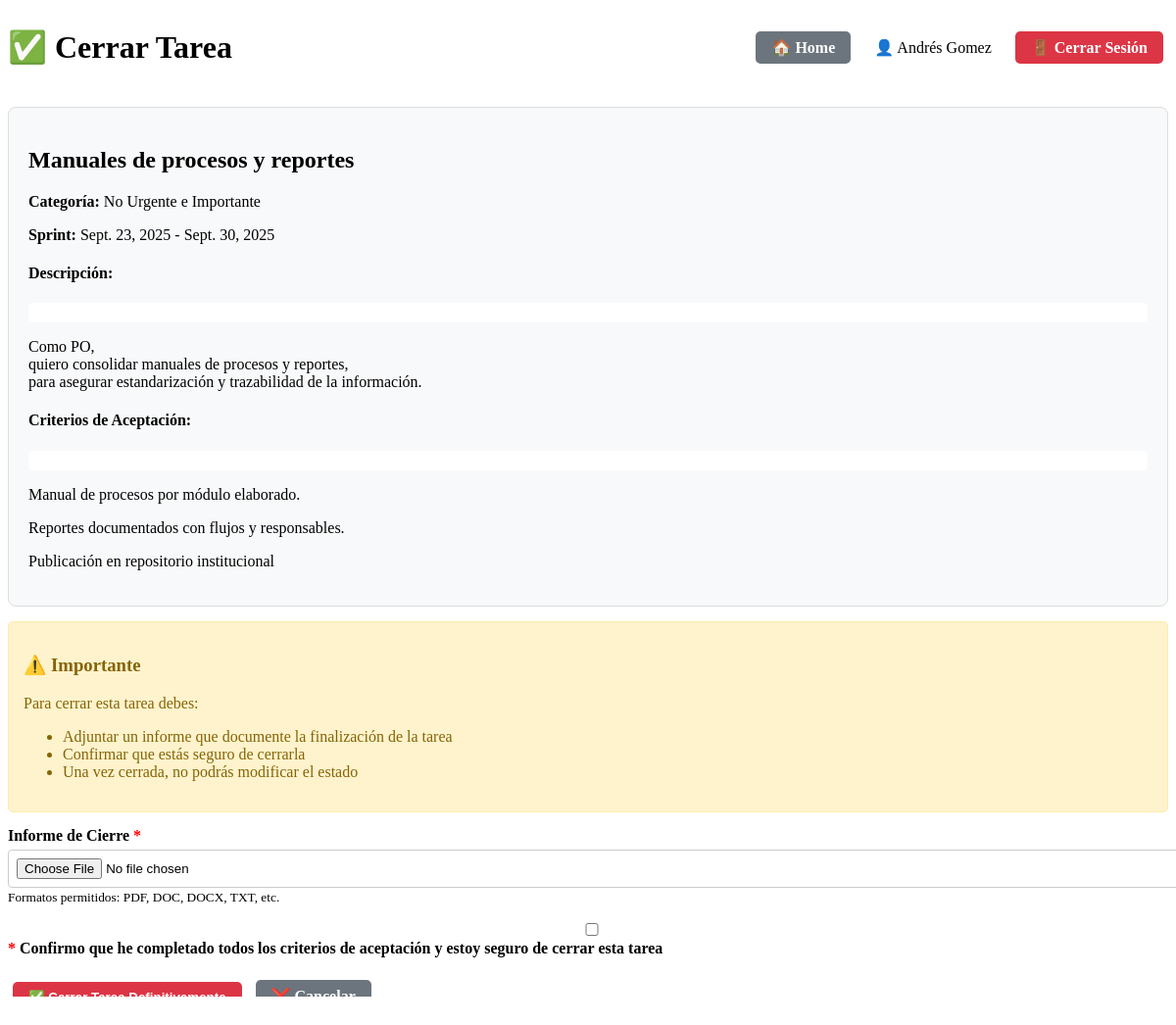
/tarea/296/cerrar/ (signed in), run on the app's committed database.
### backlog/models.py (models this page shows, shortened)
class Tarea(models.Model):
    MATRIZ_CHOICES = [
        ("UI", "Urgente e Importante"),
        ("NUI", "No Urgente e Importante"),
        ("UNI", "Urgente y No Importante"),
        ("NUNI", "No Urgente y No Importante"),
    ]
    ESTADO_CHOICES = [
        ("NUEVO", "Nuevo"),
        ("APROBADO", "Aprobado"),
        ("EN_PROGRESO", "En Progreso"),
        ("COMPLETADO", "Completado"),
        ("BLOQUEADO", "Bloqueado"),
    ]
    titulo = models.CharField(max_length=200)
    descripcion = models.TextField(blank=True)
    criterios_aceptacion = models.TextField(
        blank=True,
        help_text="Criterios que deben cumplirse para cerrar esta tarea"
    )
    categoria = models.CharField(max_length=4, choices=MATRIZ_CHOICES)
    estado = models.CharField(
        max_length=20,
        choices=ESTADO_CHOICES,
        default="NUEVO",
        help_text="Estado actual de la tarea en el workflow"
    )
    asignado_a = models.ForeignKey(
        Integrante,
        on_delete=models.SET_NULL,
        null=True,
        blank=True,
        related_name="tareas_asignadas"
    )
    sprint = models.ForeignKey(Sprint, on_delete=models.CASCADE)
    completada = models.BooleanField(default=False)
    fecha_cierre = models.DateTimeField(null=True, blank=True)
    informe_cierre = models.FileField(
        upload_to="informes_cierre/",
        blank=True,
        null=True,
        help_text="Archivo requerido para cerrar la tarea"
    )

class Sprint(models.Model):
    nombre = models.CharField(max_length=50, default="Sprint")
    inicio = models.DateField()
    fin = models.DateField()

### backlog/views.py (the view, shortened to what this page needs)
# urls.py: path("tarea/<int:tarea_id>/cerrar/", views.cerrar_tarea, name="cerrar_tarea"),  # Cerrar
@login_required
def cerrar_tarea(request, tarea_id):
    tarea = get_object_or_404(Tarea, id=tarea_id)
    if tarea.asignado_a and tarea.asignado_a.user != request.user:
        messages.error(request, "❌ Solo puedes cerrar tus propias tareas.")
        return redirect("backlog_lista")
    if tarea.completada:
        messages.warning(request, "⚠️ Esta tarea ya está cerrada.")
        return redirect("backlog_lista")
    return render(request, "backlog/cerrar_tarea.html", {"tarea": tarea})

### backlog/templates/backlog/cerrar_tarea.html (shortened to what this page needs)
{% load static %}
<!DOCTYPE html>
<html>
<head>
</head>
<body>
    <div style="display: flex; justify-content: space-between; align-items: center; margin-bottom: 20px;">
        <h1>✅ Cerrar Tarea</h1>
        {% if request.user.is_authenticated %}
        <div style="text-align: right;">
            <a href="{% url 'home' %}" class="btn btn-secondary">🏠 Home</a>
            <span style="margin: 0 15px;">👤 {{ request.user.first_name|default:request.user.username }}</span>
            <a href="{% url 'logout' %}" class="btn btn-danger">🚪 Cerrar Sesión</a>
        </div>
        {% endif %}
    </div>
    <div class="card">
        <h2>{{ tarea.titulo }}</h2>
        <p><strong>Categoría:</strong> {{ tarea.get_categoria_display }}</p>
        <p><strong>Sprint:</strong> {{ tarea.sprint.inicio }} - {{ tarea.sprint.fin }}</p>
        {% if tarea.descripcion %}
        <div style="margin: 15px 0;">
            <h4>Descripción:</h4>
            <p style="background: white; padding: 10px; border-radius: 5px;">{{ tarea.descripcion|linebreaks }}</p>
        </div>
        {% endif %}
        {% if tarea.criterios_aceptacion %}
        <div style="margin: 15px 0;">
            <h4>Criterios de Aceptación:</h4>
            <p style="background: white; padding: 10px; border-radius: 5px;">{{ tarea.criterios_aceptacion|linebreaks }}</p>
        </div>
        {% endif %}
    </div>
    <div class="warning">
        <h3>⚠️ Importante</h3>
        <p>Para cerrar esta tarea debes:</p>
        <ul>
            <li>Adjuntar un informe que documente la finalización de la tarea</li>
            <li>Confirmar que estás seguro de cerrarla</li>
            <li>Una vez cerrada, no podrás modificar el estado</li>
        </ul>
    </div>
    <form method="post" enctype="multipart/form-data">
        <div class="form-group">
            <label for="informe_cierre">Informe de Cierre <span class="required">*</span></label>
            <input type="file" name="informe_cierre" id="informe_cierre" required>
            <small>Formatos permitidos: PDF, DOC, DOCX, TXT, etc.</small>
        </div>
        <div class="form-group">
            <label>
                <input type="checkbox" name="confirmacion" value="confirmo" required>
                <span class="required">*</span> Confirmo que he completado todos los criterios de aceptación y estoy seguro de cerrar esta tarea
            </label>
        </div>
        <div style="margin-top: 20px;">
            <button type="submit" class="btn btn-danger">✅ Cerrar Tarea Definitivamente</button>
            <a href="{% url 'detalle_tarea' tarea.id %}" class="btn btn-secondary">❌ Cancelar</a>
        </div>
    </form>
</body>
</html>

### backlog/templates/backlog/cerrar_tarea.html (style rules this page uses)
.btn { padding: 8px 16px; margin: 5px; border: none; border-radius: 5px; text-decoration: none; color: white; font-weight: bold; cursor: pointer; }
.btn-danger { background-color: #dc3545; }
.btn-secondary { background-color: #6c757d; }
.card { border: 1px solid #ddd; padding: 20px; margin: 15px 0; border-radius: 8px; background: #f8f9fa; }
.warning { background: #fff3cd; border: 1px solid #ffeaa7; color: #856404; padding: 15px; border-radius: 5px; margin: 15px 0; }
.required { color: red; font-weight: bold; }
.form-group { margin: 15px 0; }
.form-group label { display: block; margin-bottom: 5px; font-weight: bold; }
.form-group input, .form-group textarea { width: 100%; padding: 8px; border: 1px solid #ccc; border-radius: 4px; }

### data on the page
Tarea: titulo "Manuales de procesos y reportes", categoria "No Urgente e Importante", sprint.inicio "Sept. 23, 2025", sprint.fin "Sept. 30, 2025", descripcion "Como PO, quiero consolidar manuales de procesos y reportes, para asegurar estandarización y trazabilidad de la información.", criterios_aceptacion "Manual de procesos por módulo elaborado. Reportes documentados con flujos y responsables. Publicación en repositorio institucional"

### other printed values
{{ request.user.first_name|default:request.user.username }} "Andrés Gomez"
